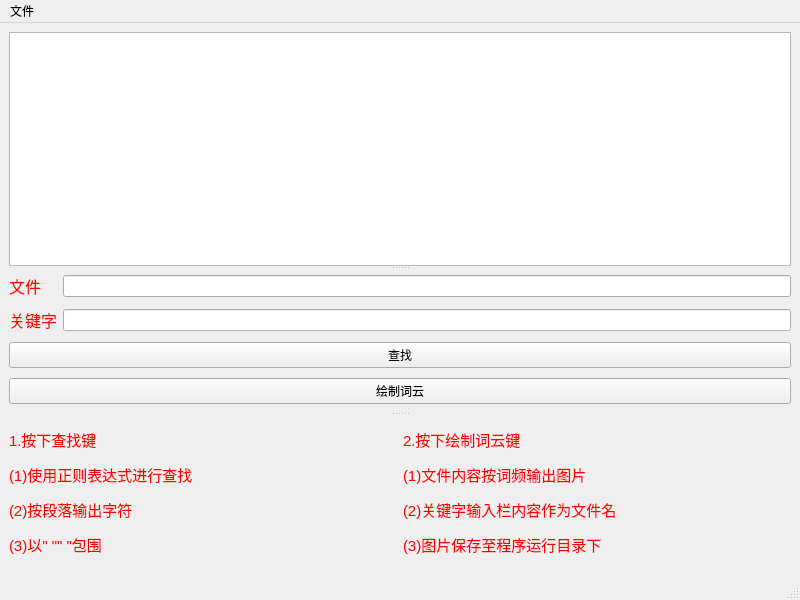
<?xml version="1.0" encoding="UTF-8"?>
<ui version="4.0">
 <class>MainWindow</class>
 <widget class="QMainWindow" name="MainWindow">
  <property name="geometry">
   <rect>
    <x>0</x>
    <y>0</y>
    <width>800</width>
    <height>600</height>
   </rect>
  </property>
  <property name="windowTitle">
   <string>MainWindow</string>
  </property>
  <widget class="QWidget" name="centralwidget">
   <layout class="QGridLayout" name="gridLayout_2">
    <item row="0" column="0">
     <widget class="QSplitter" name="splitter_2">
      <property name="orientation">
       <enum>Qt::Vertical</enum>
      </property>
      <widget class="QTextBrowser" name="textBrowser"/>
      <widget class="QSplitter" name="splitter">
       <property name="orientation">
        <enum>Qt::Vertical</enum>
       </property>
       <widget class="QWidget" name="layoutWidget">
        <layout class="QGridLayout" name="gridLayout">
         <item row="3" column="0" colspan="2">
          <widget class="QPushButton" name="pushButton2">
           <property name="text">
            <string>绘制词云</string>
           </property>
          </widget>
         </item>
         <item row="1" column="0">
          <widget class="QLabel" name="label_2">
           <property name="text">
            <string>&lt;html&gt;&lt;head/&gt;&lt;body&gt;&lt;p&gt;&lt;span style=&quot; font-size:12pt; color:#ff0000;&quot;&gt;关键字&lt;/span&gt;&lt;/p&gt;&lt;/body&gt;&lt;/html&gt;</string>
           </property>
          </widget>
         </item>
         <item row="1" column="1">
          <widget class="QLineEdit" name="lineEdit2"/>
         </item>
         <item row="0" column="0">
          <widget class="QLabel" name="label">
           <property name="text">
            <string>&lt;html&gt;&lt;head/&gt;&lt;body&gt;&lt;p&gt;&lt;span style=&quot; font-size:12pt; color:#ff0000;&quot;&gt;文件&lt;/span&gt;&lt;/p&gt;&lt;/body&gt;&lt;/html&gt;</string>
           </property>
          </widget>
         </item>
         <item row="2" column="0" colspan="2">
          <widget class="QPushButton" name="pushButton1">
           <property name="text">
            <string>查找</string>
           </property>
          </widget>
         </item>
         <item row="0" column="1">
          <widget class="QLineEdit" name="lineEdit1"/>
         </item>
        </layout>
       </widget>
       <widget class="QWidget" name="layoutWidget">
        <layout class="QHBoxLayout" name="horizontalLayout">
         <item>
          <widget class="QLabel" name="label_3">
           <property name="text">
            <string>&lt;html&gt;&lt;head/&gt;&lt;body&gt;&lt;p&gt;&lt;span style=&quot; font-size:11pt; color:#ff0000;&quot;&gt;1.按下查找键&lt;/span&gt;&lt;/p&gt;&lt;p&gt;&lt;span style=&quot; font-size:11pt; color:#ff0000;&quot;&gt;(1)使用正则表达式进行查找&lt;/span&gt;&lt;/p&gt;&lt;p&gt;&lt;span style=&quot; font-size:11pt; color:#ff0000;&quot;&gt;(2)按段落输出字符&lt;/span&gt;&lt;/p&gt;&lt;p&gt;&lt;span style=&quot; font-size:11pt; color:#ff0000;&quot;&gt;(3)以&amp;quot; &amp;quot;&amp;quot; &amp;quot;包围&lt;/span&gt;&lt;/p&gt;&lt;/body&gt;&lt;/html&gt;</string>
           </property>
          </widget>
         </item>
         <item>
          <widget class="QLabel" name="label_4">
           <property name="text">
            <string>&lt;html&gt;&lt;head/&gt;&lt;body&gt;&lt;p&gt;&lt;span style=&quot; font-size:11pt; color:#ff0000;&quot;&gt;2.按下绘制词云键&lt;/span&gt;&lt;/p&gt;&lt;p&gt;&lt;span style=&quot; font-size:11pt; color:#ff0000;&quot;&gt;(1)文件内容按词频输出图片&lt;/span&gt;&lt;/p&gt;&lt;p&gt;&lt;span style=&quot; font-size:11pt; color:#ff0000;&quot;&gt;(2)关键字输入栏内容作为文件名&lt;/span&gt;&lt;/p&gt;&lt;p&gt;&lt;span style=&quot; font-size:11pt; color:#ff0000;&quot;&gt;(3)图片保存至程序运行目录下&lt;/span&gt;&lt;/p&gt;&lt;/body&gt;&lt;/html&gt;</string>
           </property>
          </widget>
         </item>
        </layout>
       </widget>
      </widget>
     </widget>
    </item>
   </layout>
  </widget>
  <widget class="QMenuBar" name="menubar">
   <property name="geometry">
    <rect>
     <x>0</x>
     <y>0</y>
     <width>800</width>
     <height>26</height>
    </rect>
   </property>
   <widget class="QMenu" name="menu">
    <property name="title">
     <string>文件</string>
    </property>
    <addaction name="actiondakai"/>
   </widget>
   <addaction name="menu"/>
  </widget>
  <widget class="QStatusBar" name="statusbar"/>
  <action name="actiondakai">
   <property name="text">
    <string>打开</string>
   </property>
  </action>
 </widget>
 <resources/>
 <connections/>
</ui>
